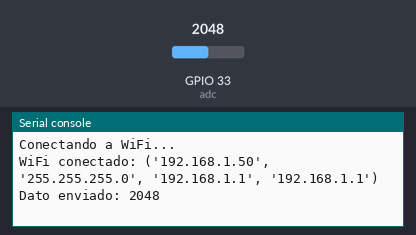
Bench run of a program on a simulated ESP32 board running MicroPython. On the bench: the last lines printed to the serial console. The inputs (shaded band) are chosen by the test bench; at power-on: GPIO 33 (adc) = 2048 (analog values on the 0–4095 scale). WiFi joins after 1.5 s; web requests get an empty 200 reply after 0.4 s.

Above: at 2.7 s.
2.8 s: GPIO 33 (adc) set to 2866
At 7.8 s:
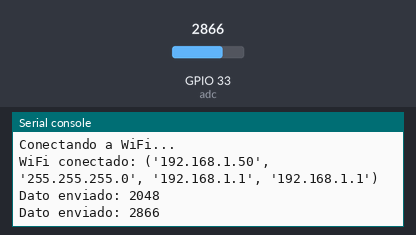
8.8 s: GPIO 33 (adc) set to 3603
At 13.1 s:
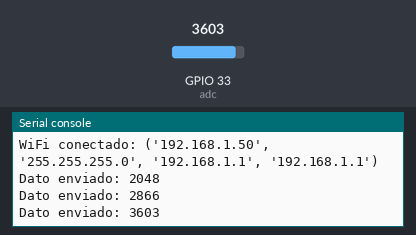
Timing chart, 0 to 14.6 s (numbered marks = the images above; inputs shaded):
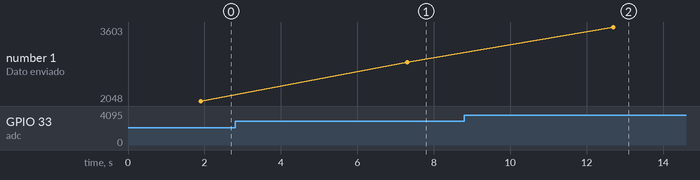

The program:

influx-direct-conn.py
```python
from machine import Pin, ADC
import network
import urequests
import time

# ======================
# CONFIGURACIÓN WIFI
# ======================
WIFI_SSID = "Aula211_2G"
WIFI_PASS = "internet211"

# ======================
# CONFIGURACIÓN INFLUXDB
# ======================
INFLUX_URL = "https://eu-central-1-1.aws.cloud2.influxdata.com/api/v2/write" # URL de nuestra Instancia
INFLUX_TOKEN = "URgMUmpnvIURZXChEvJNpquFuN9hYYsL7A5-SrKwUNrccBeOraPpZviYP7ar8lAAUck3ijcxN4-tCFQtUirHpA=="
INFLUX_ORG = "3bc9f1a9bad6ea86"
INFLUX_BUCKET = "noiseLevel"
CLASSROOM = 209 # Aula

# ======================
# SENSOR ANALÓGICO
# ======================
adc = ADC(Pin(33))
adc.atten(ADC.ATTN_11DB)      # Rango completo ~0-3.3V
adc.width(ADC.WIDTH_12BIT)    # 0 - 4095

# ======================
# CONEXIÓN WIFI
# ======================
def conectar_wifi():
    wlan = network.WLAN(network.STA_IF)
    wlan.active(True)

    if not wlan.isconnected():
        print("Conectando a WiFi...")
        wlan.connect(WIFI_SSID, WIFI_PASS)
        while not wlan.isconnected():
            time.sleep(0.5)

    print("WiFi conectado:", wlan.ifconfig())

# ======================
# ENVIAR A INFLUXDB
# ======================
def enviar_influx(valor):
    headers = {
        "Authorization": "Token " + INFLUX_TOKEN,
        "Content-Type": "text/plain; charset=utf-8"
    }

    data = "noiselevel,classroom={} valor={}".format(CLASSROOM, valor)

    url = "{}?org={}&bucket={}&precision=s".format(
        INFLUX_URL, INFLUX_ORG, INFLUX_BUCKET
    )

    try:
        r = urequests.post(url, headers=headers, data=data)
        r.close()
        print("Dato enviado:", valor)
    except Exception as e:
        print("Error enviando a InfluxDB:", e)

# ======================
# PROGRAMA PRINCIPAL
# ======================
conectar_wifi()

while True:
    valor_adc = adc.read()
    enviar_influx(valor_adc)
    time.sleep(5)   # cada 5 segundos
```

Measured:
- after the input at 2.8 s, the serial console: prints a new line after 4.5 s (image 1)
- after the input at 8.8 s, the serial console: prints a new line after 3.9 s (image 2)
- plotted number 1: 2048 → 2866 after the input at 2.8 s, 2866 → 3603 after the input at 8.8 s
